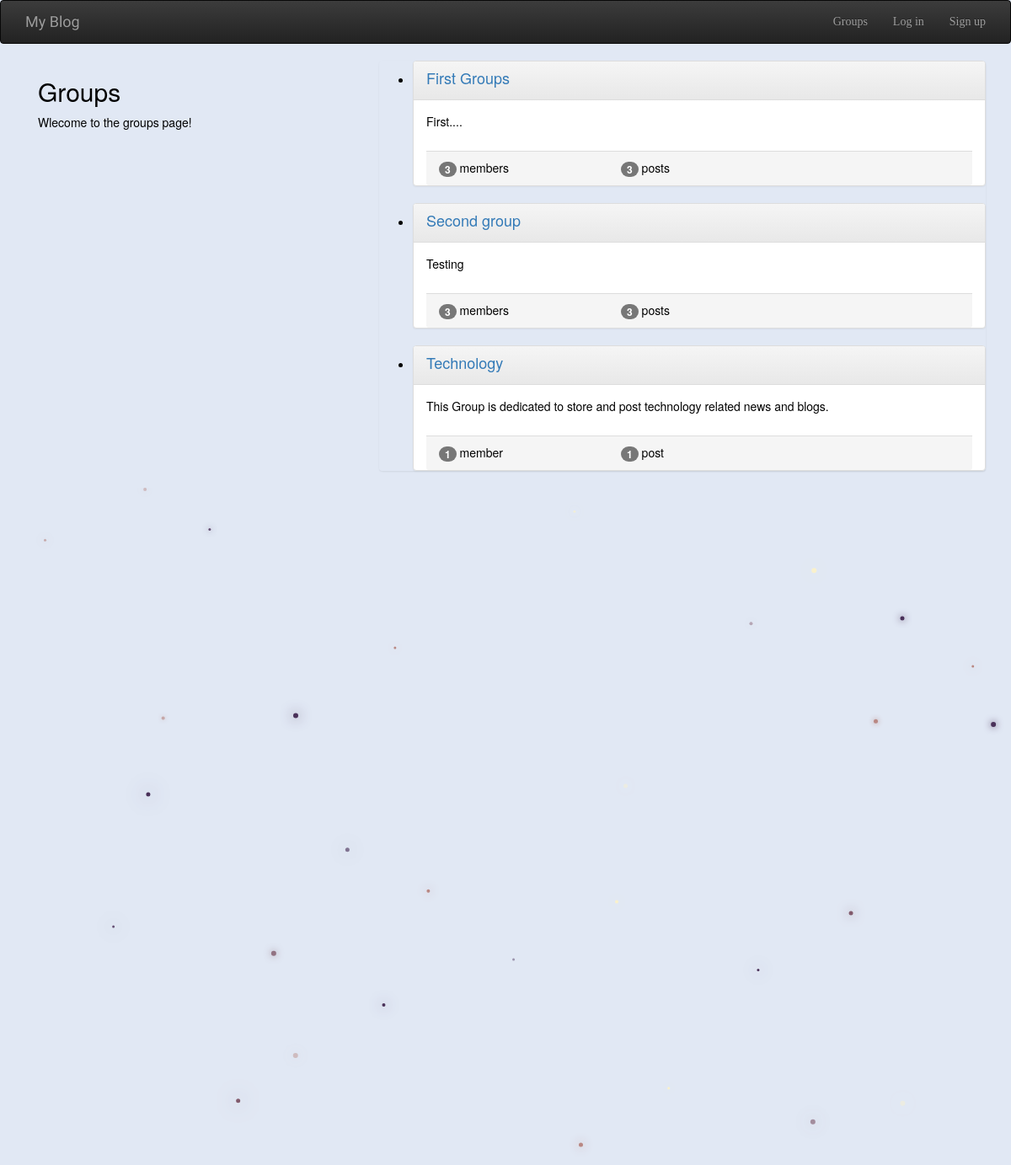
The app's page /groups/ with its own data.
### groups/models.py (models this page shows, shortened)
class Group(models.Model):
    name = models.CharField(max_length=255, unique = True)
    slug = models.SlugField(allow_unicode = True, unique = True)
    description = models.TextField(blank = True, default='')
    description_html = models.TextField(editable=False, default='', blank=True)
    members = models.ManyToManyField(User, through= 'GroupMember')
    class Meta:
        ordering = ['name']

### groups/views.py (the view)
class ListGroups(generic.ListView):
    model = Group

### groups/templates/groups/group_list.html (shortened to what this page needs)
{% extends 'groups/group_base.html' %}
{% block pregroup %}
<div class="col-md-4">
    <div class="content">
        <h2>Groups</h2>
        <p>Wlecome to the groups page!</p>
    </div>
</div>
{% endblock pregroup %}
{% block group_content %}
<div class="col-md-8">
    <div class="container-fluid">
    <div class="list-group">
        <ul>
        {% for group in object_list %}
        <li>
        <div class='panel panel-default'>
            <div class="panel-heading">
        <a href="{% url 'groups:single' slug=group.slug %}"><h4 class="title list-group-item-heading" >{{group.name}}</h4> </a>
    </div>
        <div class="panel-body">
            {{group.description_html|safe}}
        </div>
        <div class="list-group-item-text container-fluid">
            <div class="panel-footer">
            <div class="row">
                <div class="col-md-4">
                    <span class="badge">{{group.members.count}}</span>
                    member{{group.members.count|pluralize}}
                </div>
                <div class="col-md-4">
                    <span class="badge" >{{group.posts.count}}</span>
                    post{{group.posts.count|pluralize}}
                </div>
            </div>
        </div>
        </div>
    </div>
    </li>
        {% endfor %}
</ul>
    </div>
    </div>
</div>
{% endblock group_content %}

### static/sm_prj/css/master.css (style rules this page uses)
body { margin: 0; overflow: scroll; background-color: #e1e8f4; color:black; }

### records on screen
Group: name "First Groups", description_html "First....", members.count "3", posts.count "3"
Group: name "Second group", description_html "Testing", members.count "3", posts.count "3"
Group: name "Technology", description_html "This Group is dedicated to store and post technology related news and blogs.", members.count "1", posts.count "1"
